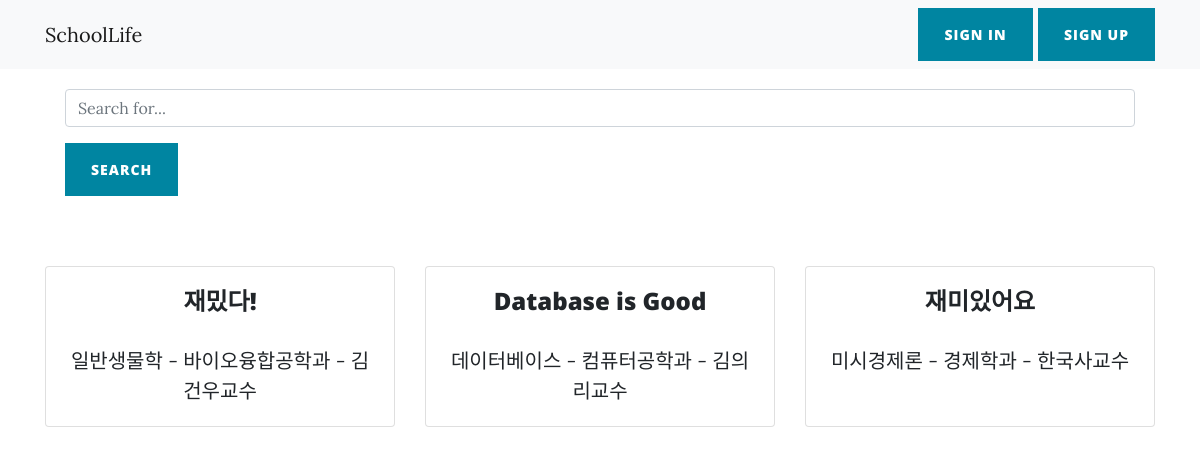
Page /lecture on the earlier database version.
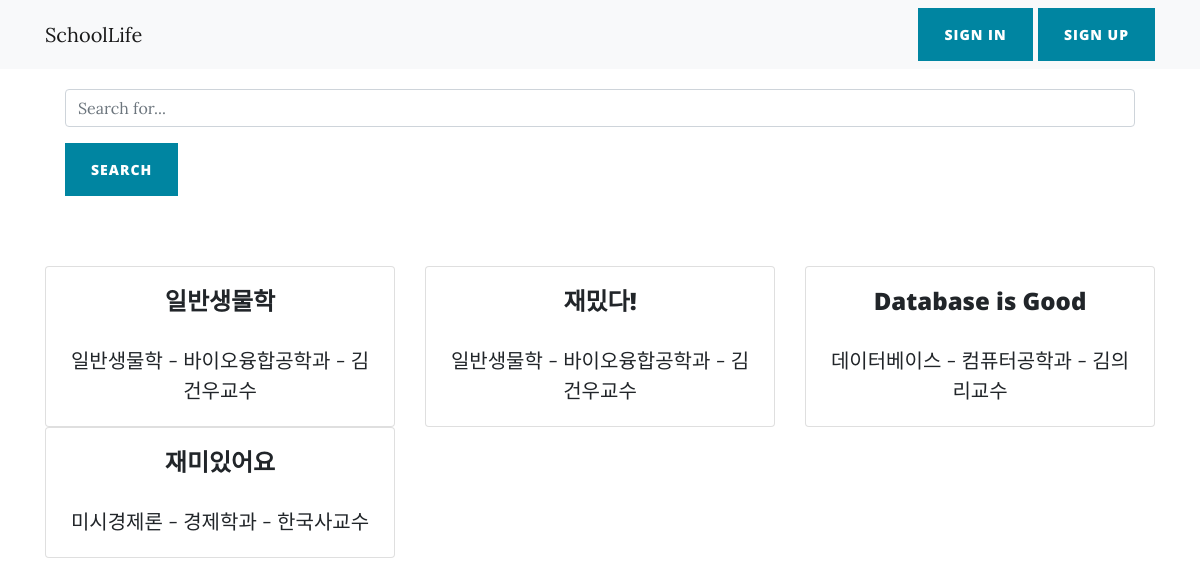
Same page on the later database version.
### home/models.py (models this page shows, shortened)
class LecturePost(models.Model):
    title = models.CharField(max_length=25)
    author = models.ForeignKey(User, on_delete=models.CASCADE)
    content = models.TextField()
    created_at = models.DateTimeField(auto_now_add=True)
    modified_at = models.DateTimeField(auto_now=True)
    course = models.ForeignKey(Course, on_delete=models.CASCADE)

class Course(models.Model):
    id = models.CharField(primary_key=True, max_length=10)
    title = models.CharField(max_length=10)
    name = models.ForeignKey(Instructor, on_delete=models.CASCADE)
    def __str__(self):
        return "%s - %s교수" % (self.title, self.name)

class Instructor(models.Model):
    name = models.CharField(primary_key=True, max_length=4)
    dept_name = models.ForeignKey(Department, on_delete=models.CASCADE)
    def __str__(self):
        return "%s - %s" % (self.dept_name, self.name)

class Department(models.Model):
    dept_name = models.CharField(primary_key=True, max_length=10)
    def __str__(self):
        return self.dept_name

### home/views.py (the view)
# urls.py: path('lecture', views.lecture, name='lecture'),
def lecture(request):
    posts = LecturePost.objects.all().order_by('-created_at')
    """
    SELECT *
    FROM LecturePost
    """
    return render(request, 'home/lecture.html', {'posts': posts})

### home/templates/home/lecture.html (shortened to what this page needs)
{% load staticfiles %}
<!DOCTYPE html>
<html lang="en">
  <head>
    <link href='{% static "home/vendor/bootstrap/css/bootstrap.min.css" %}' rel="stylesheet">
    <link href='{% static "home/vendor/font-awesome/css/font-awesome.min.css" %}' rel="stylesheet" type="text/css">
    <link href='{% static "home/css/clean-blog.min.css" %}' rel="stylesheet">
    <link href='{% static "home/css/style.css" %}' rel="stylesheet">
  </head>
<body>
    <nav class="navbar navbar-light bg-light static-top">
      <div class="container">
        <a class="navbar-brand" href="{% url 'home:main' %}">SchoolLife</a>
        <div calss="btn-group">
          {% if user.is_authenticated%}
          <a class="btn btn-primary" href="{% url 'home:lecturePost' %}">Post</a>
          <a class="btn btn-primary" href="{% url 'home:signout' %}">Logout</a>
          {% else %}
          <a class="btn btn-primary" href="{% url 'home:signin' %}">Sign In</a>
          <a class="btn btn-primary" href="{% url 'home:register' %}">Sign Up</a>
          {% endif %}
      	</div>
  	</div>
    </nav>
    <div class="container">
        <div class="card-body">
              <form method="post" action="{% url 'home:lectureSearch' %}">
                <div class="form-group">
                  <input type="text" class="form-control" placeholder="Search for..." name="lecture">
                </div>
                <button type="submit" class="btn btn-primary">Search</button>
              </form>
            </div>
      </div>
    <div class="mt-50 container text-center">
        <div class="row">
            {% for post in posts %}
            <div class="col-lg-4 col-sm-6 portfolio-item">
              <div class="card h-100">
                <div class="card-body">
                  <h4 class="card-title">
                    <a href="{% url 'home:lectureDetail' post.id %}">{{post.title}}</a>
                  </h4>
                  <p class="card-text">{{post.course}}</p>
                </div>
              </div>
            </div>
            {% endfor %}
        </div>
    </div>
</body>
</html>

Differences in the rows shown:
added LecturePost: title "일반생물학", course "일반생물학 - 바이오융합공학과 - 김건우교수"
